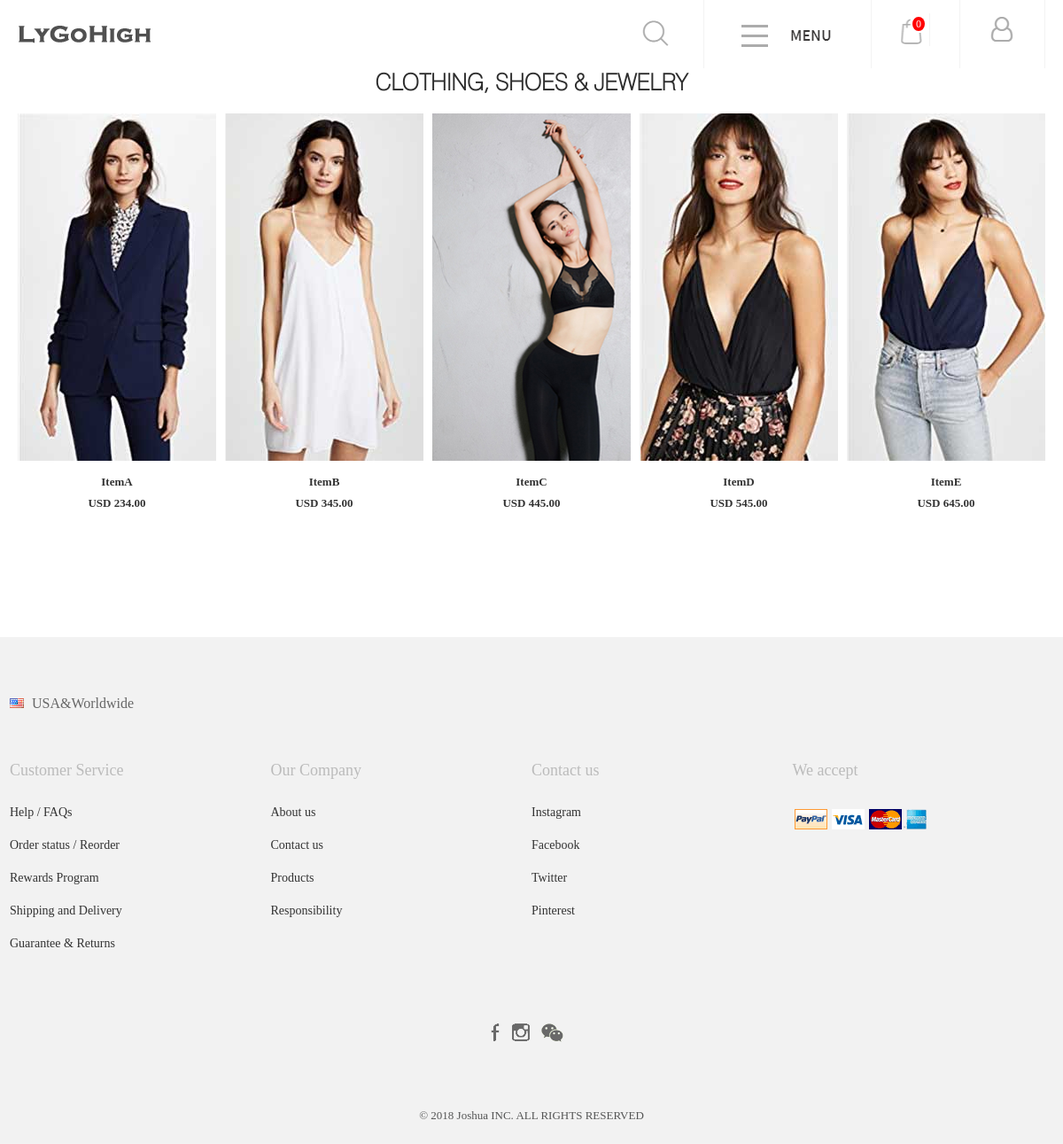
Page /list.php on the committed database.
### tables this page shows
CREATE TABLE ItemTagDescription (
	itemTagName		VARCHAR(40) NOT NULL,
	itemDescription	VARCHAR(200) DEFAULT 'N/A',	
	category		VARCHAR(40) NOT NULL,
	itemPrice		FLOAT(10,2),		
	posterPath		VARCHAR(100) NOT NULL,
	PRIMARY KEY (itemTagName)
);

### DatabaseAdaptor.php (called while the page is built, shortened)
<?php
    $theDBA = new DatabaseAdaptor;
    class DatabaseAdaptor {
        private $DB;
        public function __construct() {
            $db = 'mysql:dbname=ISTA498;host=127.0.0.1';
            $user = 'root';
            $password = '';
            try {
                $this->DB = new PDO ( $db, $user, $password );
                $this->DB->setAttribute ( PDO::ATTR_ERRMODE, PDO::ERRMODE_EXCEPTION );
            } catch ( PDOException $e ) {
                echo ('Error establishing Connection');
                exit ();
            }
        }
		public function getItemTagAsArrayByCategory($category) {
			$stmt = $this->DB->prepare ("SELECT * FROM ItemTagDescription WHERE category=:category");
			$stmt->bindParam('category',$category);
			$stmt->execute();
			return $stmt->fetchAll( PDO::FETCH_ASSOC );
		}
	}
?>

### list.php (the view, shortened to what this page needs)
<?php
include('header.php');
?>
   <div class="product_list_list" style="margin-top: 77px;">
     <div class="wrap" style="width: 1170px;">
        <h3 class="list_title" STYLE="font-family: 'CAI', '微软雅黑'; ">Clothing, Shoes & Jewelry</h3>
		<?php
			$itemTagArray_women = $theDBA->getItemTagAsArrayByCategory('WOMEN');
		?>
        <div class="tab_box_list">
            <ul class="product_list clear">
				<?php
				foreach ($itemTagArray_women as $itemTag_women) {
				?>
                <li>
                    <div class="pic">
                        <a href="show.php?itemTag=<?php echo $itemTag_women['itemTagName'] ?>&cate=Women">
							<img src="images/Cate<?php echo $curCate; ?>/Women/<?php echo $itemTag_women['itemTagName']; ?>_preview.jpg" alt="">
                        </a>
                    </div>
                    <p class="produce_name"><?php echo $itemTag_women['itemTagName'] ?></p>
                    <p class="price">
                      USD <?php echo $itemTag_women['itemPrice'] ?>
                    </p>
                </li>
				<?php }
				?>
            </ul>
        </div>
     </div>
   </div>
   <div class="footer">
      <div class="wrapper clear">
          <h3 class="tit">USA&Worldwide</h3>
          <div class="fl he_title">
              <h3>Customer Service </h3>
              <ul>
                <li>
                  <a href="">Help / FAQs</a>
                </li>
                <li>
                  <a href="">Order status / Reorder</a>
                </li>
                <li>
                  <a href="">Rewards Program</a>
                </li>
                <li>
                  <a href="">Shipping and Delivery</a>
                </li>
                  <li>
                    <a href="">Guarantee & Returns</a>
                  </li>
              </ul>
          </div>
          <div class="fl he_title">
              <h3>Our Company</h3>
              <ul>
                <li>
                  <a href="">About us</a>
                </li>
                <li>
                  <a href="">Contact us</a>
                </li>
                <li>
                  <a href="">Products</a>
                </li>
                <li>
                  <a href="">Responsibility</a>
                </li>
              </ul>
          </div>
          <div class="fl he_title">
              <h3>Contact us </h3>
              <ul>
                <li>
                  <a href="">Instagram </a>
                </li>
                <li>
                  <a href="">Facebook</a>
                </li>
                <li>
                  <a href="">Twitter </a>
                </li>
                <li>
                  <a href="">Pinterest</a>
                </li>
              </ul>
          </div>
          <div class="fl he_title">
              <h3>We accept</h3>
              <img src="images/pay.png" alt="">
          </div>
      </div>
      <div class="wrapper pic_icon">
          <a href="">
            <img src="images/face.png" alt="">
          </a>
          <a href="">
            <img src="images/face1.png" alt="">
          </a>
          <a href="">
            <img src="images/wx.png" alt="">
          </a>
      </div>
      <div class="wrapper copyright">
          © 2018  Joshua  INC. ALL RIGHTS RESERVED
      </div>
   </div>
</body>
</html>

### css/style.css (style rules this page uses)
*,*:before,*:after { -webkit-box-sizing: border-box; -moz-box-sizing: border-box; box-sizing: border-box; }
body { margin:0px; padding:0px; font-size:14px;font-family:"entypo-fontello";color:#34495f;line-height:1; }
ul,li,dl,dd,dt,p,h1,h2,h3,h4,h5,h6,ol,form,input { margin:0px; padding:0px; }
ul,li { list-style:none }
img { border:0px; padding:0px; display: block; }
a { color:#333; text-decoration:none;transition: color .3s; }
* { padding: 0;margin: 0; }
h2,h3,h4,b,strong { font-weight: normal; }
.clear { zoom: 1; }
.clear:after { content: ''; display: block; clear: both; }
.fl { float:left }
.wrap { width: 1160px; margin: 0 auto; }
.header { border-bottom: 1px solid #f3f3f3; }
.product_list { padding-top: 20px; }
.product_list li { float: left; width: 20%; text-align: center; margin-bottom: 34px; }
.pic { width: 100%; height: 392px; background: #f2f2f2; position: relative; margin-bottom: 17px; overflow: hidden; }
.product_list li .pic { width:auto; border-left:5px #fff solid; border-right:5px #fff solid }
.pic img { position: absolute; left: 0; top: 0; right: 0; bottom: 0; margin: auto; }
.product_list p { font-size: 13px; color: #333; margin-bottom: 11px; }
.product_list li:last-child { margin-right: 0; }
.footer { width: 100%; background: #f2f2f2; padding: 65px 0 25px; margin-top: 100px; }
.wrapper { width: 1178px; margin: 0 auto; }
.tit { font-size: 16px; color: #676767; background: url(../images/american.png) left center no-repeat; padding-left: 25px; }
.he_title { margin-top: 56px; }
.he_title h3 { color: #bbb; font-size: 18px; margin-bottom: 29px; }
.he_title li { margin-bottom: 23px; color: #676767; }
.wrapper > div { width: 25%; }
.pic_icon { text-align: center; margin-top: 60px; }
.pic_icon a { margin-right: 10px; }
.pic_icon img { display: inline-block; }
.copyright { font-size: 13px; color: #545555; text-align: center; margin-top: 76px; }
.list_title { font-size: 26px; color: #2d2d2d; font-family: Tahoma; text-transform: uppercase; font-weight: 700; text-align: center; margin-top: 70px; }
.produce_name { font-weight: bold; }
.price { font-weight: bold; }

### rows in the picture
itemtagdescription: itemTagName (picture), itemTagName "ItemA", itemPrice "234.00"
itemtagdescription: itemTagName (picture), itemTagName "ItemB", itemPrice "345.00"
itemtagdescription: itemTagName (picture), itemTagName "ItemC", itemPrice "445.00"
itemtagdescription: itemTagName (picture), itemTagName "ItemD", itemPrice "545.00"
itemtagdescription: itemTagName (picture), itemTagName "ItemE", itemPrice "645.00"
